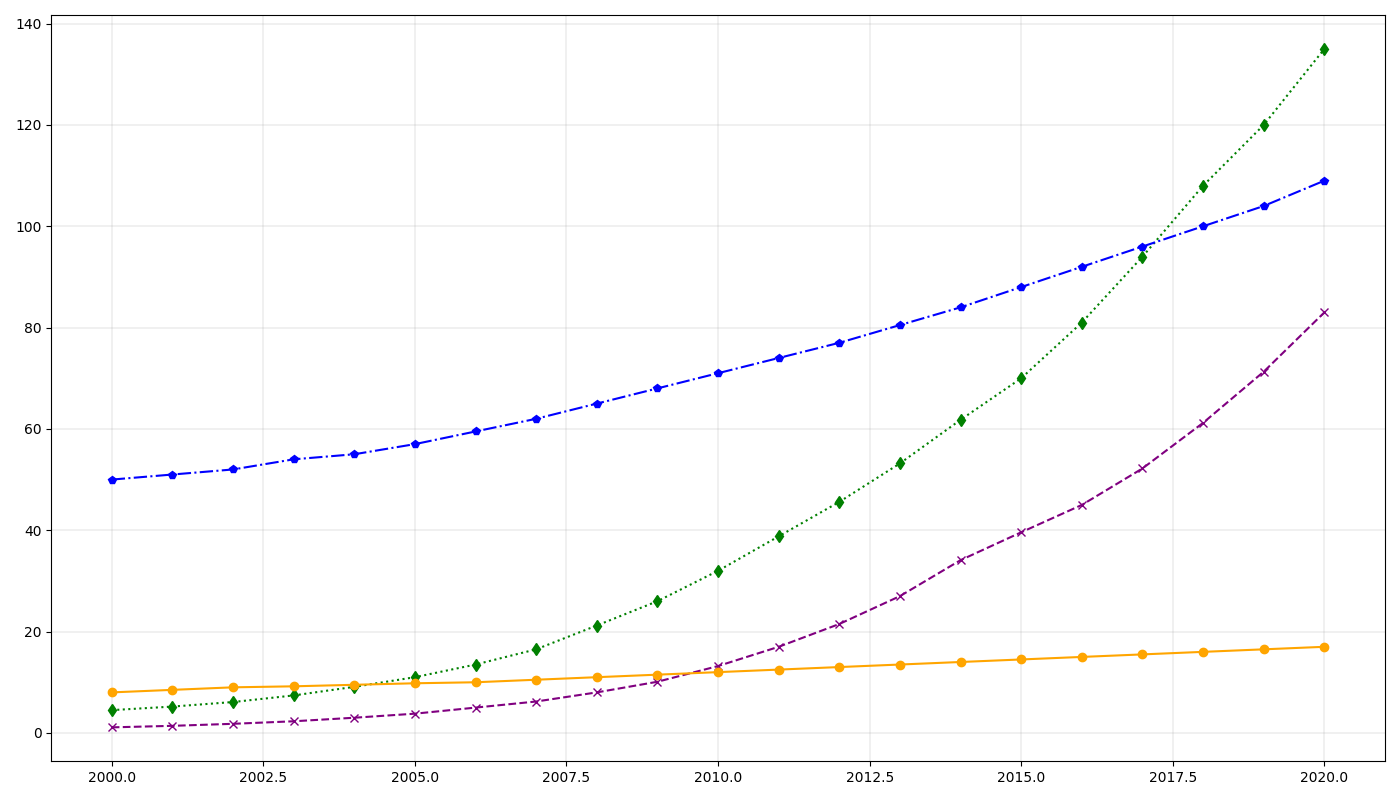

Recreate this plot in Python.
import matplotlib.pyplot as plt
import numpy as np

years = np.arange(2000, 2021)

# Data: Renewable energy consumption in Terawatt-hours (TWh)
solar = [
    1.1, 1.4, 1.8, 2.3, 3.0, 3.8, 5.0, 6.2, 8.0, 10.1, 13.2, 17.0, 
    21.5, 27.0, 34.1, 39.6, 45.0, 52.2, 61.2, 71.3, 83.0
]
wind = [
    4.5, 5.2, 6.1, 7.4, 9.1, 11.0, 13.5, 16.5, 21.2, 26.0, 32.0, 
    38.8, 45.6, 53.2, 61.8, 70.0, 81.0, 94.0, 108.0, 120.0, 135.0
]
hydro = [
    50.0, 51.0, 52.0, 54.0, 55.0, 57.0, 59.5, 62.0, 65.0, 68.0, 71.0, 
    74.0, 77.0, 80.5, 84.0, 88.0, 92.0, 96.0, 100.0, 104.0, 109.0
]
geothermal = [
    8.0, 8.5, 9.0, 9.2, 9.5, 9.8, 10.0, 10.5, 11.0, 11.5, 12.0, 
    12.5, 13.0, 13.5, 14.0, 14.5, 15.0, 15.5, 16.0, 16.5, 17.0
]

fig, ax = plt.subplots(figsize=(14, 8))

ax.plot(years, solar, marker='x', color='purple', linewidth=1.5, linestyle='--')
ax.plot(years, wind, marker='d', color='green', linewidth=1.5, linestyle=':')
ax.plot(years, hydro, marker='p', color='blue', linewidth=1.5, linestyle='-.')
ax.plot(years, geothermal, marker='o', color='orange', linewidth=1.5, linestyle='-')

ax.grid(True, linestyle='-', linewidth=0.3, alpha=0.9)

plt.tight_layout()
plt.show()
